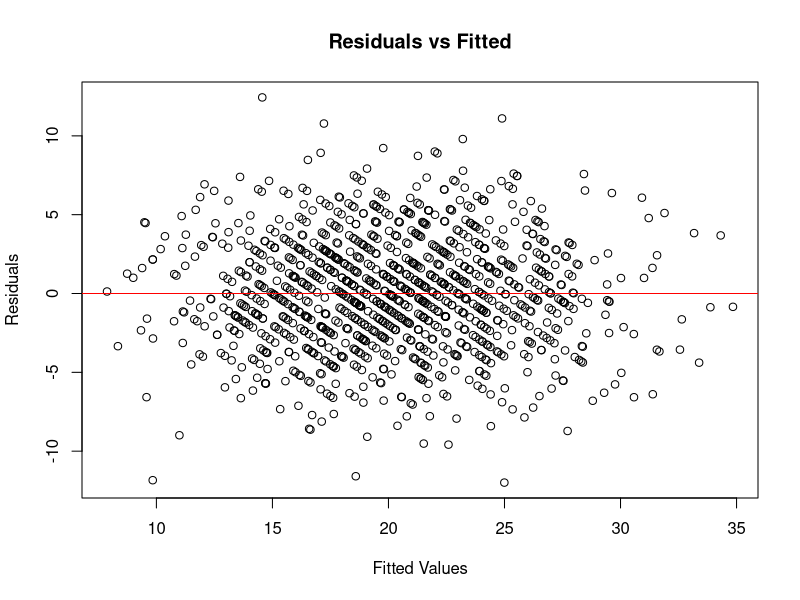
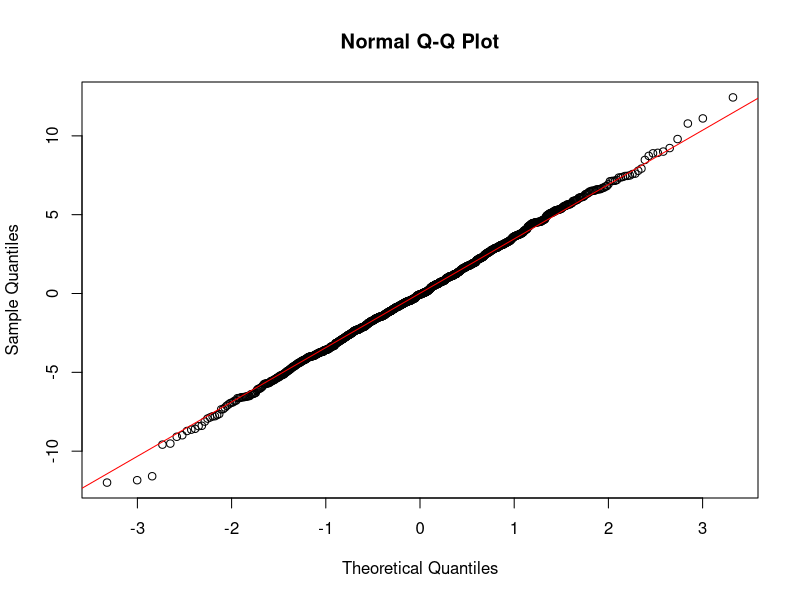

The R script that drew these images, in order:
## ---- chunk 1
# load a few R packages
library(here)
library(knitr)
library(here)
library(readxl)
library(writexl)
library(magrittr)
library(patchwork)
library(kableExtra)
## ---- chunk 2
set.seed(101)
n <- 1120

# Simulate other predictors
age_raw <- round(rnorm(n, 35, 10))
age <- pmax(age_raw, 18)
gender <- sample(c("Male","Female"), n, replace=TRUE)
item <- sample(c("Blouse","Sweater","Jeans","Shoes","Hat"), n, replace=TRUE)
item_fashion <- ifelse(item %in% c("Blouse","Sweater","Jeans","Hat"),1,0)
amount <- round(pmax(rnorm(n, 70, 30), 0), 2)
rating <- round(runif(n, 2, 5),1)
shipping <- sample(c("Standard","Express"), n, replace=TRUE)
discount <- sample(c(0,1), n, replace=TRUE)
promo <- sample(c(0,1), n, replace=TRUE)
prev_purchases <- rpois(n,5)
income <- round(pmax(rnorm(n, 50000, 15000),0),2)
online_activity <- round(pmax(rnorm(n,50,20),0),2)
season <- sample(c("Winter","Spring","Summer","Autumn"), n, replace=TRUE)

# Create instrument: marketing offer (binary)
marketing_offer <- rbinom(n, 1, 0.4)  # 40% received offer

# Simulate endogenous subscribed variable
# True probability depends on marketing_offer and unobserved factor correlated with frequency
unobserved <- rnorm(n, 0, 1)
logit_subscribed <- -1 + 7*marketing_offer + 0.5*item_fashion + 0.5*prev_purchases + 0.7*unobserved
prob_subscribed <- 1/(1 + exp(-logit_subscribed))
subscribed <- rbinom(n, 1, prob_subscribed)

# Simulate purchase frequency (numeric)
# Frequency depends on age, gender, item_fashion, rating, shipping, discount, promo, prev_purchases
# Also depends on subscribed (true effect = 1.5), but we include noise correlated with subscribed to induce endogeneity
freq_error <- rnorm(n,0,1.5)
frequency_num <- 0.03*age - 0.3*(gender=="Male") + 1*item_fashion -0.005*amount + 0.5*rating +
                 0.2*(shipping=="Express") + 0.2*promo + 0.3*prev_purchases +
                 0.0003*income +
                 0.5*(season=="Winter") + 0.2*(season=="Spring") + 0.1*(season=="Summer") +
                 0.015*subscribed + 3.485*unobserved + 1*freq_error

frequency_num <- round(frequency_num, digits = 0)

# Combine into dataframe
shopping_iv <- data.frame(
  age, gender, item, item_fashion, amount, rating,
  subscribed, shipping, discount, promo, prev_purchases,
  income, online_activity, season, frequency_num, marketing_offer
)

# Quick check
summary(shopping_iv$subscribed)
summary(shopping_iv$frequency_num)
cor(shopping_iv$subscribed, freq_error) # non-zero correlation → endogeneity

## ---- chunk 3
library(AER)  # for ivreg

# OLS regression (biased due to endogeneity)
model_ols_sub <- lm(frequency_num ~ age + gender + item_fashion + amount + rating +
                      subscribed + shipping + promo + prev_purchases +
                      income + season,
                    data=shopping_iv)
summary(model_ols_sub)


first_stage <- lm(subscribed ~ marketing_offer + age + gender + item_fashion + amount + rating +
                       + shipping + promo + prev_purchases +
                      income + season,
                    data=shopping_iv)
summary(first_stage)

# IV regression (2SLS) using marketing_offer as instrument for subscribed
model_iv_sub <- ivreg(frequency_num ~ age + gender + item_fashion + amount + rating +
                        subscribed + shipping + promo + prev_purchases +
                        income + season
                      | age + gender + item_fashion + amount + rating +
                        shipping + promo + prev_purchases +
                        income + season + marketing_offer,
                      data=shopping_iv)

summary(model_iv_sub, diagnostics=TRUE)


## ---- chunk 4
# Install packages if needed
# install.packages(c("AER","sandwich","lmtest","broom","flextable","officer"))

library(AER)        # for ivreg
library(sandwich)   # for robust SE
library(lmtest)     # coeftest
library(broom)      # tidy()
library(flextable)  # tables
library(officer)    # Word export

# -------------------------------
# 1️⃣ OLS Regression (normal SE)
# -------------------------------
ols_tidy <- tidy(model_ols_sub)
ols_tidy$model <- "OLS"



# -------------------------------
# 2️⃣ OLS Regression with Robust SE
# -------------------------------
robust_se <- coeftest(model_ols_sub, vcov = vcovHC(model_ols_sub, type = "HC1"))

ols_robust_tidy <- data.frame(
  term = rownames(robust_se),
  estimate = robust_se[, "Estimate"],
  std.error = robust_se[, "Std. Error"],
  statistic = robust_se[, "t value"],
  p.value = robust_se[, "Pr(>|t|)"],
  model = "OLS (Robust SE)"
)



# -------------------------------
# 3️⃣ IV Regression (2SLS)
# -------------------------------
iv_tidy <- tidy(model_iv_sub)
iv_tidy$model <- "IV (2SLS)"

# Round values
iv_tidy$estimate <- round(iv_tidy$estimate,3)
iv_tidy$std.error <- round(iv_tidy$std.error,3)
iv_tidy$statistic <- round(iv_tidy$statistic,3)
iv_tidy$p.value <- round(iv_tidy$p.value,3)


## ---- chunk 5
# Install packages if not installed
# install.packages(c("nlme", "broom", "flextable", "officer"))

library(nlme)
library(broom)
library(flextable)
library(officer)

# 1️⃣ Fit a Generalized Least Squares (GLS) model
# Here we model heteroskedasticity as a function of purchase amount (a reasonable proxy)
gls_model <- gls(frequency_num ~ age + gender + item_fashion + amount + rating +
                   subscribed + shipping + promo + prev_purchases +
                   income + season,
                 data = shopping_iv,
                 weights = varExp(form = ~ amount))


## ---- chunk 6
# 1️⃣ Load necessary packages
library(car)      # for VIF
library(lmtest)   # for Breusch-Pagan test
library(sandwich) # robust SE if needed

# -------------------------------
# 2️⃣ Extract residuals and fitted values
residuals_ols <- residuals(model_ols_sub)
fitted_ols <- fitted(model_ols_sub)

# -------------------------------
# 3️⃣ Linearity & Homoskedasticity
# Residuals vs Fitted plot
plot(fitted_ols, residuals_ols,
     xlab="Fitted Values", ylab="Residuals",
     main="Residuals vs Fitted")
abline(h=0, col="red")

# Breusch-Pagan test for heteroskedasticity
bptest(model_ols_sub)
# p-value > 0.05 → homoskedasticity not rejected

# -------------------------------
# 4️⃣ Normality of residuals
# QQ plot
qqnorm(residuals_ols)
qqline(residuals_ols, col="red")

# Shapiro-Wilk test
shapiro.test(residuals_ols)
# p-value > 0.05 → residuals approx normal

# -------------------------------
# 5️⃣ Multicollinearity
vif_values <- vif(model_ols_sub)
vif_values
# VIF > 5 → moderate multicollinearity
# VIF > 10 → severe multicollinearity

## ---- chunk 7
# Install required packages if not already installed
# install.packages(c("dplyr", "psych", "flextable", "officer"))

library(dplyr)
library(psych)
library(flextable)
library(officer)

# 1️⃣ Select only numeric variables
numeric_vars <- shopping_iv %>%
  select_if(is.numeric)

# 2️⃣ Compute descriptive statistics
desc_stats <- psych::describe(numeric_vars) %>%
  as.data.frame() %>%
  select(mean, sd, min, max, median, skew, kurtosis, n)

# 3️⃣ Round to 3 decimals
desc_stats <- round(desc_stats, 3)

# Add variable names as a column
desc_stats$Variable <- rownames(desc_stats)
rownames(desc_stats) <- NULL
desc_stats <- desc_stats[, c("Variable", "mean", "sd", "min", "max", "median", "skew", "kurtosis", "n")]


## ---- chunk 8
# Install if needed
# install.packages(c("dplyr", "ggplot2", "reshape2", "flextable", "officer"))

library(dplyr)
library(ggplot2)
library(reshape2)
library(flextable)
library(officer)

# 1️⃣ Prepare numeric dataset for correlation
independent_vars <- shopping_iv %>%
  select(age, item_fashion, amount, rating,
         subscribed, promo, prev_purchases, income)  # purely numeric ones

# 2️⃣ Compute correlation matrix
corr_matrix <- round(cor(independent_vars, use = "pairwise.complete.obs"), 3)

# 3️⃣ Create a long-format dataset for plotting
corr_long <- melt(corr_matrix)
colnames(corr_long) <- c("Var1", "Var2", "Correlation")

# 4️⃣ Plot correlation heatmap
corr_plot <- ggplot(corr_long, aes(x = Var1, y = Var2, fill = Correlation)) +
  geom_tile(color = "white") +
  scale_fill_gradient2(low = "blue", mid = "white", high = "orange", midpoint = 0) +
  theme_minimal() +
  labs(title = "Correlation Heatmap of Independent Variables",
       x = "", y = "") +
  theme(axis.text.x = element_text(angle = 45, hjust = 1))
